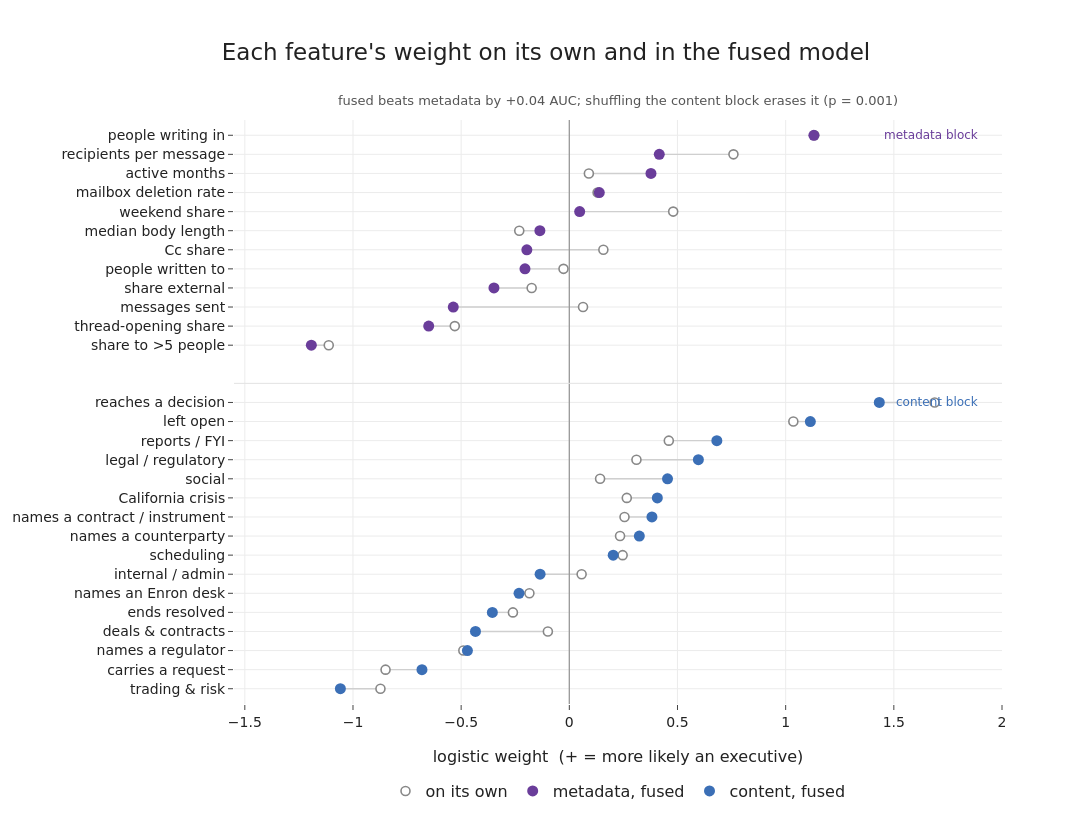

Notebook cell for this chart:
### Markdown cell above
## Does content add anything beyond metadata?

The band on the difference suggests it does, for the executive call. Two checks
follow. The first fixes one ten-fold split, holds the metadata fixed, and
shuffles the content rows a thousand times, so each person keeps their own
metadata but is handed a stranger's content; if content carries nothing new, the
fused model should not beat metadata once content is scrambled. That null is
printed in the cell output and noted above the chart.

The chart looks at where the gain lives in the weights. For each of the
twenty-eight features it puts the coefficient from its own solo model (the
metadata-only or content-only model from the first figure) next to the
coefficient from the fused model, joined by a line. A feature whose weight holds
across the merge carries signal the other window does not; one that collapses
toward zero was saying what the other window already said.

### Code cell
fold = StratifiedKFold(10, shuffle=True, random_state=0)
def oof_auc_fixed(X, y):
    clf = make_pipeline(StandardScaler(), LogisticRegression(max_iter=5000, class_weight="balanced"))
    return roc_auc_score(y, cross_val_predict(clf, X, y, cv=fold, method="predict_proba")[:, 1])
auc_m = oof_auc_fixed(Xm, y_exec)
delta_obs = oof_auc_fixed(Xf, y_exec) - auc_m
rng = np.random.default_rng(7)
NP = 1000
dnull = np.empty(NP)
for i in range(NP):
    dnull[i] = oof_auc_fixed(np.hstack([Xm, Xc[rng.permutation(len(common))]]), y_exec) - auc_m
p_delta = (int(np.sum(dnull >= delta_obs)) + 1) / (NP + 1)
print(f"metadata {auc_m:.3f}  fused {auc_m + delta_obs:.3f}  gain {delta_obs:+.3f}")
print(f"shuffled-content gain: mean {dnull.mean():+.3f}, sd {dnull.std():.3f}  ->  p = {p_delta:.4f}")

def fit_w(X, feats):
    return pd.Series(LogisticRegression(max_iter=5000, class_weight="balanced")
                     .fit(StandardScaler().fit_transform(X), y_exec).coef_[0], index=feats)
w_m_solo, w_c_solo = fit_w(Xm, META_FEATS), fit_w(Xc, CONTENT_FEATS)
wf = fit_w(Xf, META_FEATS + CONTENT_FEATS)
w_m_fused, w_c_fused = wf[META_FEATS], wf[CONTENT_FEATS]

# stack content block (bottom) then a gap then metadata block (top), each sorted by fused weight
c_ord = list(w_c_fused.sort_values().index)
m_ord = list(w_m_fused.sort_values().index)
GAP = 2.0
ypos, solo, fused, blkcol = {}, {}, {}, {}
for i, f in enumerate(c_ord):
    ypos[f] = i; solo[f] = w_c_solo[f]; fused[f] = w_c_fused[f]; blkcol[f] = BLUE
for i, f in enumerate(m_ord):
    ypos[f] = len(c_ord) + GAP + i; solo[f] = w_m_solo[f]; fused[f] = w_m_fused[f]; blkcol[f] = PURPLE
allf = c_ord + m_ord

lx, ly = [], []
for f in allf:
    lx += [solo[f], fused[f], None]; ly += [ypos[f], ypos[f], None]
fig = go.Figure()
fig.add_trace(go.Scatter(x=lx, y=ly, mode="lines", line=dict(color="#cfcfcf", width=1.4),
    hoverinfo="skip", showlegend=False))
fig.add_trace(go.Scatter(x=[solo[f] for f in allf], y=[ypos[f] for f in allf], mode="markers",
    name="on its own", marker=dict(size=9, color="white", line=dict(color="#888", width=1.6))))
fig.add_trace(go.Scatter(x=[fused[f] for f in m_ord], y=[ypos[f] for f in m_ord], mode="markers",
    name="metadata, fused", marker=dict(size=11, color=PURPLE)))
fig.add_trace(go.Scatter(x=[fused[f] for f in c_ord], y=[ypos[f] for f in c_ord], mode="markers",
    name="content, fused", marker=dict(size=11, color=BLUE)))
fig.add_vline(x=0, line=dict(color="#999", width=1.3))
ysep = len(c_ord) - 1 + GAP / 2
fig.add_hline(y=ysep, line=dict(color="#e3e3e3", width=1))
fig.add_annotation(x=1.9, y=ypos[m_ord[-1]], text="metadata block", showarrow=False, xanchor="right",
    font=dict(size=12, color=PURPLE))
fig.add_annotation(x=1.9, y=ypos[c_ord[-1]], text="content block", showarrow=False, xanchor="right",
    font=dict(size=12, color=BLUE))
fig.add_annotation(xref="paper", yref="paper", x=0.5, y=1.05, xanchor="center", showarrow=False,
    text=f"fused beats metadata by {delta_obs:+.02f} AUC; shuffling the content block erases it "
         f"(p = {p_delta:.3f})", font=dict(size=13, color="#555"))
fig.update_xaxes(title_text="logistic weight  (+ = more likely an executive)", range=[-1.55, 2.0])
fig.update_yaxes(tickvals=[ypos[f] for f in allf], ticktext=[PRETTY[f] for f in allf],
                 range=[-0.8, ypos[m_ord[-1]] + 0.8])
fig.update_layout(title="Each feature's weight on its own and in the fused model",
    legend=dict(orientation="h", x=0.5, xanchor="center", y=-0.12, yanchor="top"))
save_fig(fig, "f2_content_adds.png", w=1180, h=820, margin=dict(l=215, r=90, t=120, b=90))

### Figure 1 — Plotly figure (JSON) as saved in the notebook; plotly's stock layout.template omitted (floating-point values rounded to 4 significant figures)
{"data": [{"hoverinfo": "skip", "line": {"color": "#cfcfcf", "width": 1.4}, "mode": "lines", "showlegend": false, "type": "scatter", "x": [-0.8731, -1.058, null, -0.8495, -0.6811, null, -0.4899, -0.4711, null, -0.09917, -0.4337, null, -0.2607, -0.3558, null, -0.1845, -0.2325, null, 0.05689, -0.1351, null, 0.2465, 0.2028, null, 0.2345, 0.3236, null, 0.2552, 0.3819, null, 0.2656, 0.4068, null, 0.1422, 0.4539, null, 0.3103, 0.5966, null, 0.4598, 0.6819, null, 1.035, 1.114, null, 1.689, 1.433, null, -1.112, -1.193, null, -0.5294, -0.65, null, 0.06336, -0.5364, null, -0.174, -0.3484, null, -0.02687, -0.205, null, 0.1574, -0.1964, null, -0.2314, -0.1361, null, 0.4801, 0.04781, null, 0.1306, 0.1384, null, 0.09034, 0.3774, null, 0.7586, 0.4158, null, 1.132, 1.13, null], "y": [0, 0, null, 1, 1, null, 2, 2, null, 3, 3, null, 4, 4, null, 5, 5, null, 6, 6, null, 7, 7, null, 8, 8, null, 9, 9, null, 10, 10, null, 11, 11, null, 12, 12, null, 13, 13, null, 14, 14, null, 15, 15, null, 18.0, 18.0, null, 19.0, 19.0, null, 20.0, 20.0, null, 21.0, 21.0, null, 22.0, 22.0, null, 23.0, 23.0, null, 24.0, 24.0, null, 25.0, 25.0, null, 26.0, 26.0, null, 27.0, 27.0, null, 28.0, 28.0, null, 29.0, 29.0, null]}, {"marker": {"color": "white", "line": {"color": "#888", "width": 1.6}, "size": 9}, "mode": "markers", "name": "on its own", "type": "scatter", "x": [-0.8731, -0.8495, -0.4899, -0.09917, -0.2607, -0.1845, 0.05689, 0.2465, 0.2345, 0.2552, 0.2656, 0.1422, 0.3103, 0.4598, 1.035, 1.689, -1.112, -0.5294, 0.06336, -0.174, -0.02687, 0.1574, -0.2314, 0.4801, 0.1306, 0.09034, 0.7586, 1.132], "y": [0, 1, 2, 3, 4, 5, 6, 7, 8, 9, 10, 11, 12, 13, 14, 15, 18.0, 19.0, 20.0, 21.0, 22.0, 23.0, 24.0, 25.0, 26.0, 27.0, 28.0, 29.0]}, {"marker": {"color": "#6a3d9a", "size": 11}, "mode": "markers", "name": "metadata, fused", "type": "scatter", "x": [-1.193, -0.65, -0.5364, -0.3484, -0.205, -0.1964, -0.1361, 0.04781, 0.1384, 0.3774, 0.4158, 1.13], "y": [18.0, 19.0, 20.0, 21.0, 22.0, 23.0, 24.0, 25.0, 26.0, 27.0, 28.0, 29.0]}, {"marker": {"color": "#3b6fb6", "size": 11}, "mode": "markers", "name": "content, fused", "type": "scatter", "x": [-1.058, -0.6811, -0.4711, -0.4337, -0.3558, -0.2325, -0.1351, 0.2028, 0.3236, 0.3819, 0.4068, 0.4539, 0.5966, 0.6819, 1.114, 1.433], "y": [0, 1, 2, 3, 4, 5, 6, 7, 8, 9, 10, 11, 12, 13, 14, 15]}], "layout": {"annotations": [{"font": {"color": "#6a3d9a", "size": 12}, "showarrow": false, "text": "metadata block", "x": 1.9, "xanchor": "right", "y": 29.0}, {"font": {"color": "#3b6fb6", "size": 12}, "showarrow": false, "text": "content block", "x": 1.9, "xanchor": "right", "y": 15}, {"font": {"color": "#555", "size": 13}, "showarrow": false, "text": "fused beats metadata by +0.04 AUC; shuffling the content block erases it (p = 0.001)", "x": 0.5, "xanchor": "center", "xref": "paper", "y": 1.05, "yref": "paper"}], "height": 820, "legend": {"orientation": "h", "x": 0.5, "xanchor": "center", "y": -0.12, "yanchor": "top"}, "margin": {"b": 90, "l": 215, "r": 90, "t": 120}, "shapes": [{"line": {"color": "#999", "width": 1.3}, "type": "line", "x0": 0, "x1": 0, "xref": "x", "y0": 0, "y1": 1, "yref": "y domain"}, {"line": {"color": "#e3e3e3", "width": 1}, "type": "line", "x0": 0, "x1": 1, "xref": "x domain", "y0": 16.0, "y1": 16.0, "yref": "y"}], "title": {"text": "Each feature's weight on its own and in the fused model"}, "width": 1180, "xaxis": {"range": [-1.55, 2.0], "title": {"text": "logistic weight  (+ = more likely an executive)"}}, "yaxis": {"range": [-0.8, 29.8], "ticktext": ["trading & risk", "carries a request", "names a regulator", "deals & contracts", "ends resolved", "names an Enron desk", "internal / admin", "scheduling", "names a counterparty", "names a contract / instrument", "California crisis", "social", "legal / regulatory", "reports / FYI", "left open", "reaches a decision", "share to >5 people", "thread-opening share", "messages sent", "share external", "people written to", "Cc share", "median body length", "weekend share", "mailbox deletion rate", "active months", "recipients per message", "people writing in"], "tickvals": [0, 1, 2, 3, 4, 5, 6, 7, 8, 9, 10, 11, 12, 13, 14, 15, 18.0, 19.0, 20.0, 21.0, 22.0, 23.0, 24.0, 25.0, 26.0, 27.0, 28.0, 29.0]}}}
